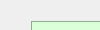
     <widget class="QWidget" name="page_6">
      <property name="geometry">
       <rect>
        <x>0</x>
        <y>0</y>
        <width>100</width>
        <height>30</height>
       </rect>
      </property>
      <attribute name="label">
       <string>IMEI号烧写</string>
      </attribute>
      <widget class="QGroupBox" name="groupBoxdb">
       <property name="geometry">
        <rect>
         <x>30</x>
         <y>230</y>
         <width>751</width>
         <height>51</height>
        </rect>
       </property>
       <property name="title">
        <string>IMEI记录</string>
       </property>
       <widget class="QLabel" name="lb_id_used">
        <property name="geometry">
         <rect>
          <x>10</x>
          <y>20</y>
          <width>122</width>
          <height>27</height>
         </rect>
        </property>
        <property name="text">
         <string>已用:5条</string>
        </property>
       </widget>
       <widget class="QPushButton" name="pb_records_output">
        <property name="geometry">
         <rect>
          <x>650</x>
          <y>10</y>
          <width>75</width>
          <height>31</height>
         </rect>
        </property>
        <property name="text">
         <string>导出记录</string>
        </property>
       </widget>
       <widget class="QPushButton" name="pb_imei_record_look">
        <property name="geometry">
         <rect>
          <x>490</x>
          <y>10</y>
          <width>75</width>
          <height>31</height>
         </rect>
        </property>
        <property name="text">
         <string>查看</string>
        </property>
       </widget>
      </widget>
      <widget class="QWidget" name="layoutWidget_2">
       <property name="geometry">
        <rect>
         <x>30</x>
         <y>80</y>
         <width>751</width>
         <height>193</height>
        </rect>
       </property>
       <layout class="QHBoxLayout" name="horizontalLayout_3">
        <item>
         <layout class="QVBoxLayout" name="verticalLayout_5">
          <item>
           <widget class="QLabel" name="lb_imei_write_status">
            <property name="styleSheet">
             <string notr="true">background-color: rgb(201, 230, 255);
font: 14pt &quot;新宋体&quot;;</string>
            </property>
            <property name="text">
             <string>(- -)</string>
            </property>
            <property name="alignment">
             <set>Qt::AlignCenter</set>
            </property>
           </widget>
          </item>
          <item>
           <widget class="QTextEdit" name="te_imei_write"/>
          </item>
         </layout>
        </item>
        <item>
         <widget class="QPushButton" name="pb_imei_write">
          <property name="sizePolicy">
           <sizepolicy hsizetype="Minimum" vsizetype="Preferred">
            <horstretch>0</horstretch>
            <verstretch>0</verstretch>
           </sizepolicy>
          </property>
          <property name="minimumSize">
           <size>
            <width>100</width>
            <height>0</height>
           </size>
          </property>
          <property name="text">
           <string>写入IMEI</string>
          </property>
         </widget>
        </item>
       </layout>
      </widget>
      <widget class="QWidget" name="layoutWidget_5">
       <property name="geometry">
        <rect>
         <x>30</x>
         <y>190</y>
         <width>512</width>
         <height>30</height>
        </rect>
       </property>
       <layout class="QHBoxLayout" name="horizontalLayout_2">
        <item>
         <widget class="QCheckBox" name="cb_config_ccid_read">
          <property name="text">
           <string>读取CCID</string>
          </property>
         </widget>
        </item>
        <item>
         <widget class="QCheckBox" name="cb_config_imei_repeated_check">
          <property name="text">
           <string>IMEI重复检查</string>
          </property>
         </widget>
        </item>
        <item>
         <widget class="QCheckBox" name="cb_config_imei_is_infront">
          <property name="text">
           <string>IMEI在前面</string>
          </property>
         </widget>
        </item>
       </layout>
      </widget>
      <widget class="Line" name="line">
       <property name="geometry">
        <rect>
         <x>30</x>
         <y>60</y>
         <width>751</width>
         <height>16</height>
        </rect>
       </property>
       <property name="orientation">
        <enum>Qt::Horizontal</enum>
       </property>
      </widget>
      <widget class="Line" name="line_2">
       <property name="geometry">
        <rect>
         <x>30</x>
         <y>210</y>
         <width>751</width>
         <height>16</height>
        </rect>
       </property>
       <property name="orientation">
        <enum>Qt::Horizontal</enum>
       </property>
      </widget>
      <widget class="QWidget" name="layoutWidget">
       <property name="geometry">
        <rect>
         <x>31</x>
         <y>21</y>
         <width>751</width>
         <height>68</height>
        </rect>
       </property>
       <layout class="QHBoxLayout" name="horizontalLayout">
        <item>
         <widget class="QLabel" name="lb_imei_show">
          <property name="sizePolicy">
           <sizepolicy hsizetype="Preferred" vsizetype="Preferred">
            <horstretch>100</horstretch>
            <verstretch>0</verstretch>
           </sizepolicy>
          </property>
          <property name="font">
           <font>
            <family>Aharoni</family>
            <pointsize>24</pointsize>
            <weight>75</weight>
            <bold>true</bold>
           </font>
          </property>
          <property name="styleSheet">
           <string notr="true">background-color: rgb(219, 255, 217);</string>
          </property>
          <property name="frameShape">
           <enum>QFrame::Panel</enum>
          </property>
          <property name="frameShadow">
           <enum>QFrame::Sunken</enum>
          </property>
          <property name="text">
           <string>xxxxxxxxxxxxxxx</string>
          </property>
         </widget>
        </item>
        <item>
         <widget class="QPushButton" name="pb_imei_read">
          <property name="enabled">
           <bool>true</bool>
          </property>
          <property name="sizePolicy">
           <sizepolicy hsizetype="Fixed" vsizetype="Preferred">
            <horstretch>2</horstretch>
            <verstretch>0</verstretch>
           </sizepolicy>
          </property>
          <property name="minimumSize">
           <size>
            <width>100</width>
            <height>0</height>
           </size>
          </property>
          <property name="text">
           <string>读取IMEI</string>
          </property>
         </widget>
        </item>
       </layout>
      </widget>
      <zorder>layoutWidget</zorder>
      <zorder>groupBoxdb</zorder>
      <zorder>layoutWidget_2</zorder>
      <zorder>layoutWidget_5</zorder>
      <zorder>line</zorder>
      <zorder>line_2</zorder>
     </widget>
